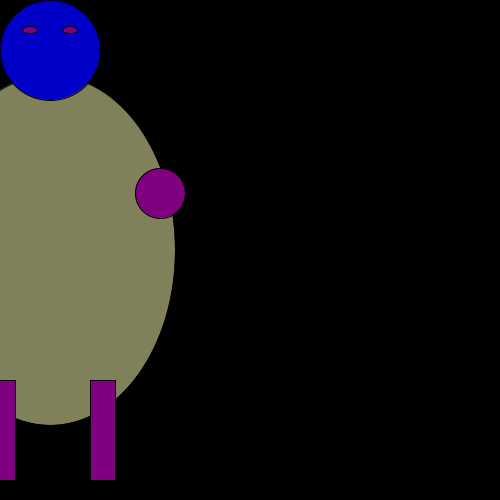
Frame 1 (no input)
Frame 60 (the mouse pressed at the canvas centre just before this capture): identical to frame 1, image omitted
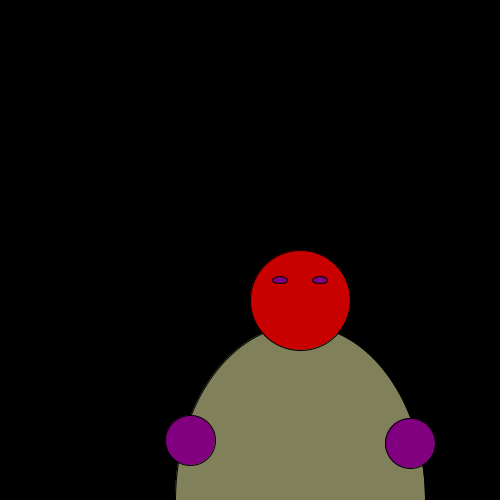
Frame 120 (the mouse held since frame 60 and released just before this capture)

The Processing sketch that drew these frames (run headless with seeded random() and noise(); from frame 60 on, the mouse is pressed at the canvas centre):

// Processing sketch: processing_105614
// ── processing_105614.pde

void setup(){
size(500,500);
  }

void draw(){
  if(mousePressed){
  myBoredCreature();
  }else{
  myHappyCreature();
  }
}  

void myBoredCreature(){
      background(0,0,0);  
  int originX = mouseX-200;
  //body
fill(128,128,90);
ellipse(originX+250,mouseY+250,250,350);

//head
fill(200,0,0);
ellipse(originX+250,mouseY+50,100,100);

//face
fill(128,0,128);
ellipse(originX+230,mouseY+30,15,7);
ellipse(originX+270,mouseY+30,15,7);
fill(0,128,0);

//arms
fill(128,0,128);
ellipse(originX+140,mouseY+190,50,50);
ellipse(originX+360,mouseY+193,50,50);

//legs
fill(128,0,128);
rect(originX+190,mouseY+380,25,100);
rect(originX+290,mouseY+380,25,100);
}

void myHappyCreature(){
      background(0,0,0);  
    int originX = mouseX-200;
  //body
fill(128,128,90);
ellipse(originX+250,mouseY+250,250,350);

//head
fill(0,0,200);
ellipse(originX+250,mouseY+50,100,100);

//face
fill(128,0,128);
ellipse(originX+230,mouseY+30,15,7);
ellipse(originX+270,mouseY+30,15,7);
fill(0,128,0);

//arms
fill(128,0,128);
ellipse(originX+140,mouseY+190,50,50);
ellipse(originX+360,mouseY+193,50,50);

//legs
fill(128,0,128);
rect(originX+190,mouseY+380,25,100);
rect(originX+290,mouseY+380,25,100);
}
